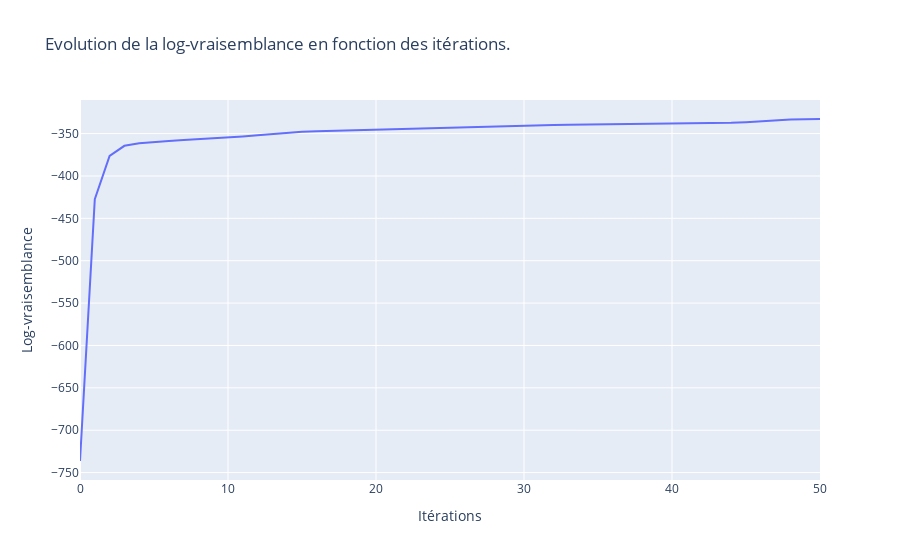

The code cell stored with this chart in its notebook:
### Markdown cell above
**Q4**. Faire tourner l'algorithme avec $K = 2$ et $N_{\text{iter}} = 50$.

Afficher l'évolution de la log-vraisemblance en fonction des itérations. Commenter.

Sur une même figure, afficher le dataset et représenter les estimations des deux lois normales du mélange à l'aide d'un *contour plot*. On pourra utiliser la fonction $\texttt{plt.contour}$.

### Code cell
K = 10
Niter = 50

log_likelihood_values, final_weights, final_means, final_covariances = EM_algorithm_v1(X_standardized, K, Niter)

# Afficher l'évolution de la log-vraisemblance en fonction des itérations. 

fig = go.Figure()

# Ajout de la trace pour l'évolution de la log-vraisemblance
fig.add_trace(go.Scatter(x=list(range(len(log_likelihood_values))),
                         y=log_likelihood_values,
                         mode='lines',
                         name='Log-vraisemblance'))

# Mise à jour du layout
fig.update_layout(title="Evolution de la log-vraisemblance en fonction des itérations.",
                  xaxis_title="Itérations",
                  yaxis_title="Log-vraisemblance")
fig.show()

### Figure 1 — Plotly figure (JSON) as saved in the notebook; plotly's stock layout.template omitted (floating-point values rounded to 4 significant figures)
{"data": [{"mode": "lines", "name": "Log-vraisemblance", "type": "scatter", "x": [0, 1, 2, 3, 4, 5, 6, 7, 8, 9, 10, 11, 12, 13, 14, 15, 16, 17, 18, 19, 20, 21, 22, 23, 24, 25, 26, 27, 28, 29, 30, 31, 32, 33, 34, 35, 36, 37, 38, 39, 40, 41, 42, 43, 44, 45, 46, 47, 48, 49, 50], "y": [-736.3, -427.3, -376.4, -364.4, -361.3, -359.7, -358.6, -357.6, -356.7, -355.7, -354.6, -353.3, -351.9, -350.3, -348.9, -347.9, -347.2, -346.7, -346.2, -345.8, -345.4, -344.9, -344.4, -343.8, -343.2, -342.6, -342.1, -341.5, -341.0, -340.6, -340.3, -340.0, -339.8, -339.7, -339.5, -339.4, -339.2, -339.1, -338.9, -338.7, -338.5, -338.3, -338.0, -337.7, -337.3, -336.5, -335.3, -334.2, -333.4, -333.0, -332.8]}], "layout": {"title": {"text": "Evolution de la log-vraisemblance en fonction des itérations."}, "xaxis": {"title": {"text": "Itérations"}}, "yaxis": {"title": {"text": "Log-vraisemblance"}}}}
